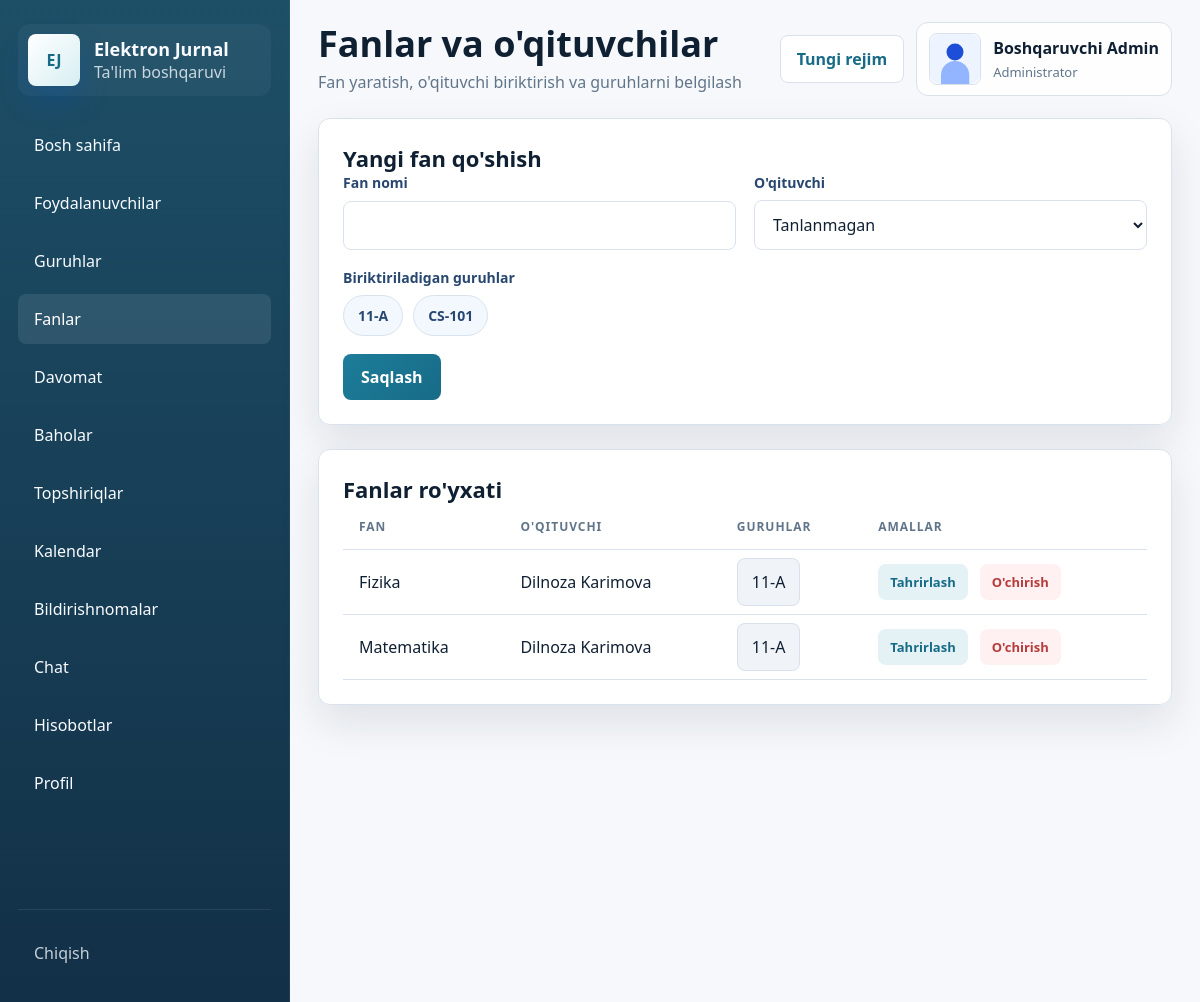
/subjects (signed in), run on the app's committed database.
### models.py (models this page shows, shortened)
class TimestampMixin:
    created_at = db.Column(db.DateTime, default=datetime.utcnow, nullable=False)

class User(UserMixin, TimestampMixin, db.Model):
    __tablename__ = "users"
    id = db.Column(db.Integer, primary_key=True)
    full_name = db.Column(db.String(150), nullable=False)
    username = db.Column(db.String(80), unique=True, nullable=False, index=True)
    password_hash = db.Column(db.String(255), nullable=False)
    role = db.Column(db.String(20), nullable=False, index=True)
    phone = db.Column(db.String(30))
    email = db.Column(db.String(120))
    image_path = db.Column(db.String(255))
    is_active = db.Column(db.Boolean, default=True, nullable=False)
    can_change_credentials = db.Column(db.Boolean, default=True, nullable=False)
    taught_subjects = db.relationship("Subject", back_populates="teacher", lazy="dynamic")
    student_group = db.relationship("StudentGroup", back_populates="student", uselist=False, cascade="all, delete-orphan")
    attendance_records = db.relationship("Attendance", back_populates="student", lazy="dynamic", foreign_keys="Attendance.student_id")
    grade_records = db.relationship("Grade", back_populates="student", lazy="dynamic", foreign_keys="Grade.student_id")
    grades_given = db.relationship("Grade", back_populates="teacher", lazy="dynamic", foreign_keys="Grade.teacher_id")
    assignments_created = db.relationship("Assignment", back_populates="teacher", lazy="dynamic", foreign_keys="Assignment.teacher_id")
    activities = db.relationship("ActivityLog", back_populates="user", lazy="dynamic")
    notifications = db.relationship("Notification", back_populates="user", lazy="dynamic", cascade="all, delete-orphan")
    chat_messages = db.relationship(
        "ChatMessage",
        back_populates="sender",
        lazy="dynamic",
        cascade="all, delete-orphan",
        foreign_keys="ChatMessage.sender_id",
    )
    assignment_submissions = db.relationship("AssignmentSubmission", back_populates="student", lazy="dynamic", cascade="all, delete-orphan")

class Group(TimestampMixin, db.Model):
    __tablename__ = "groups"
    id = db.Column(db.Integer, primary_key=True)
    name = db.Column(db.String(80), unique=True, nullable=False)
    student_links = db.relationship("StudentGroup", back_populates="group", cascade="all, delete-orphan")
    subject_links = db.relationship("SubjectGroup", back_populates="group", cascade="all, delete-orphan")
    attendance_records = db.relationship("Attendance", back_populates="group", lazy="dynamic")
    assignments = db.relationship("Assignment", back_populates="group", lazy="dynamic")

class Subject(TimestampMixin, db.Model):
    __tablename__ = "subjects"
    id = db.Column(db.Integer, primary_key=True)
    name = db.Column(db.String(120), nullable=False, unique=True)
    teacher_id = db.Column(db.Integer, db.ForeignKey("users.id"))
    teacher = db.relationship("User", back_populates="taught_subjects")
    group_links = db.relationship("SubjectGroup", back_populates="subject", cascade="all, delete-orphan")
    attendance_records = db.relationship("Attendance", back_populates="subject", lazy="dynamic")
    grades = db.relationship("Grade", back_populates="subject", lazy="dynamic")
    assignments = db.relationship("Assignment", back_populates="subject", lazy="dynamic")
    @property
    def groups(self):
        return [link.group for link in self.group_links]

### app.py (the view, shortened to what this page needs)
@app.route("/subjects", methods=["GET", "POST"])
@login_required
@role_required("admin")
def subject_list():
    teachers = User.query.filter_by(role="teacher").order_by(User.full_name).all()
    groups = Group.query.order_by(Group.name).all()
    editing_subject = None
    edit_subject_id = request.args.get("edit")
    if edit_subject_id:
        editing_subject = db.session.get(Subject, int(edit_subject_id))
    subjects = Subject.query.order_by(Subject.name).all()
    return render_template("subjects/list.html", subjects=subjects, teachers=teachers, groups=groups, editing_subject=editing_subject)

### app.py (called while the page is built)
@login_manager.user_loader
def load_user(user_id: str):
    return db.session.get(User, int(user_id))

def role_required(*roles):
    def decorator(view_func):
        @wraps(view_func)
        def wrapped(*args, **kwargs):
            if not current_user.is_authenticated:
                return login_manager.unauthorized()
            if current_user.role not in roles:
                abort(403)
            return view_func(*args, **kwargs)
        return wrapped
    return decorator

def avatar_url(user: User) -> str:
    if user.image_path:
        return url_for("static", filename=f"uploads/{user.image_path}")
    return url_for("static", filename="uploads/default-avatar.svg")

### templates/subjects/list.html (shortened to what this page needs)
{% extends "base.html" %}
{% block page_title %}Fanlar va o'qituvchilar{% endblock %}
{% block page_subtitle %}Fan yaratish, o'qituvchi biriktirish va guruhlarni belgilash{% endblock %}
{% block content %}
  <section class="panel-card form-card">
    <h3>{{ "Fan tahrirlash" if editing_subject else "Yangi fan qo'shish" }}</h3>
    <form method="post" class="grid-form">
      <div class="form-field">
        <span>Fan nomi</span>
        <input type="text" name="name" value="{{ editing_subject.name if editing_subject else '' }}" required>
      </div>
      <div class="form-field">
        <span>O'qituvchi</span>
        <select name="teacher_id">
          <option value="">Tanlanmagan</option>
        </select>
      </div>
      <div class="form-field full">
        <span>Biriktiriladigan guruhlar</span>
        <div class="checkbox-grid">
          {% for group in groups %}
            <label class="checkbox-pill">
              <span>{{ group.name }}</span>
            </label>
          {% endfor %}
        </div>
      </div>
      <div class="form-actions full">
        <button class="btn btn-primary" type="submit">Saqlash</button>
      </div>
    </form>
  </section>
  <section class="panel-card">
    <h3>Fanlar ro'yxati</h3>
    <div class="table-wrap">
      <table class="table">
        <thead>
          <tr>
            <th>Fan</th>
            <th>O'qituvchi</th>
            <th>Guruhlar</th>
            <th>Amallar</th>
          </tr>
        </thead>
        <tbody>
          {% for subject in subjects %}
            <tr>
              <td data-label="Fan">{{ subject.name }}</td>
              <td data-label="O'qituvchi">{{ subject.teacher.full_name if subject.teacher else '-' }}</td>
              <td data-label="Guruhlar">
                {% for group in subject.groups %}
                  <span class="tag">{{ group.name }}</span>
                {% else %}
                  -
                {% endfor %}
              </td>
              <td data-label="Amallar">
                <div class="row-actions">
                  <a class="btn btn-secondary btn-sm" href="{{ url_for('subject_list', edit=subject.id) }}">Tahrirlash</a>
                  <form method="post" action="{{ url_for('delete_subject', subject_id=subject.id) }}">
                    <button class="btn btn-danger btn-sm" type="submit" data-confirm="Fan o'chirilsinmi?">O'chirish</button>
                  </form>
                </div>
              </td>
            </tr>
          {% else %}
            <tr><td colspan="4">Fanlar mavjud emas.</td></tr>
          {% endfor %}
        </tbody>
      </table>
    </div>
  </section>
{% endblock %}

### templates/base.html (shortened to what this page needs)
<!DOCTYPE html>
<html lang="uz">
<head>
  <link rel="stylesheet" href="{{ url_for('static', filename='css/style.css') }}">
</head>
<body>
  {% if current_user.is_authenticated %}
    <div class="app-shell">
      <aside class="sidebar" id="sidebar">
        <a class="brand" href="{{ url_for('dashboard_router') }}">
          <div class="brand-logo">EJ</div>
          <div>
            <strong>Elektron Jurnal</strong>
            <span>Ta'lim boshqaruvi</span>
          </div>
        </a>
        <nav class="sidebar-nav">
          {% for endpoint, label in nav_items %}
            <a href="{{ url_for(endpoint) }}" class="{% if request.endpoint == endpoint %}active{% endif %}">
              <span>{{ label }}</span>
            </a>
          {% endfor %}
        </nav>
        <div class="sidebar-footer">
          <a href="{{ url_for('logout') }}" class="logout-link">Chiqish</a>
        </div>
      </aside>
      <div class="main-area">
        <header class="topbar">
          <div class="topbar-title">
            <h1>{% block page_title %}Elektron Jurnal Tizimi{% endblock %}</h1>
            <p>{% block page_subtitle %}Akademik boshqaruv paneli{% endblock %}</p>
          </div>
          <div class="topbar-actions">
            <button class="theme-toggle" type="button" data-theme-toggle>Rejim</button>
            <div class="topbar-user">
              <img src="{{ avatar_url(current_user) }}" alt="Avatar" class="avatar">
              <div>
                <strong>{{ current_user.full_name }}</strong>
                <span>{{ role_labels.get(current_user.role, current_user.role) }}</span>
              </div>
            </div>
          </div>
        </header>
        <main class="page-content">
          {% block content %}{% endblock %}
        </main>
      </div>
    </div>
  {% endif %}
</body>
</html>

### data on the page
User: full_name "Boshqaruvchi Admin", get "Administrator"
Group: name "11-A"
Group: name "CS-101"
Subject: name "Fizika", teacher "Dilnoza Karimova"
Subject: name "Matematika", teacher "Dilnoza Karimova"

### other printed values
{{ label }} "Bosh sahifa" "Foydalanuvchilar" "Guruhlar" "Fanlar" "Davomat" "Baholar" "Topshiriqlar" "Kalendar" "Bildirishnomalar" "Chat" "Hisobotlar" "Profil"
{{ "Fan tahrirlash" if editing_subject else "Yangi fan qo'shish" }} "Yangi fan qo'shish"
